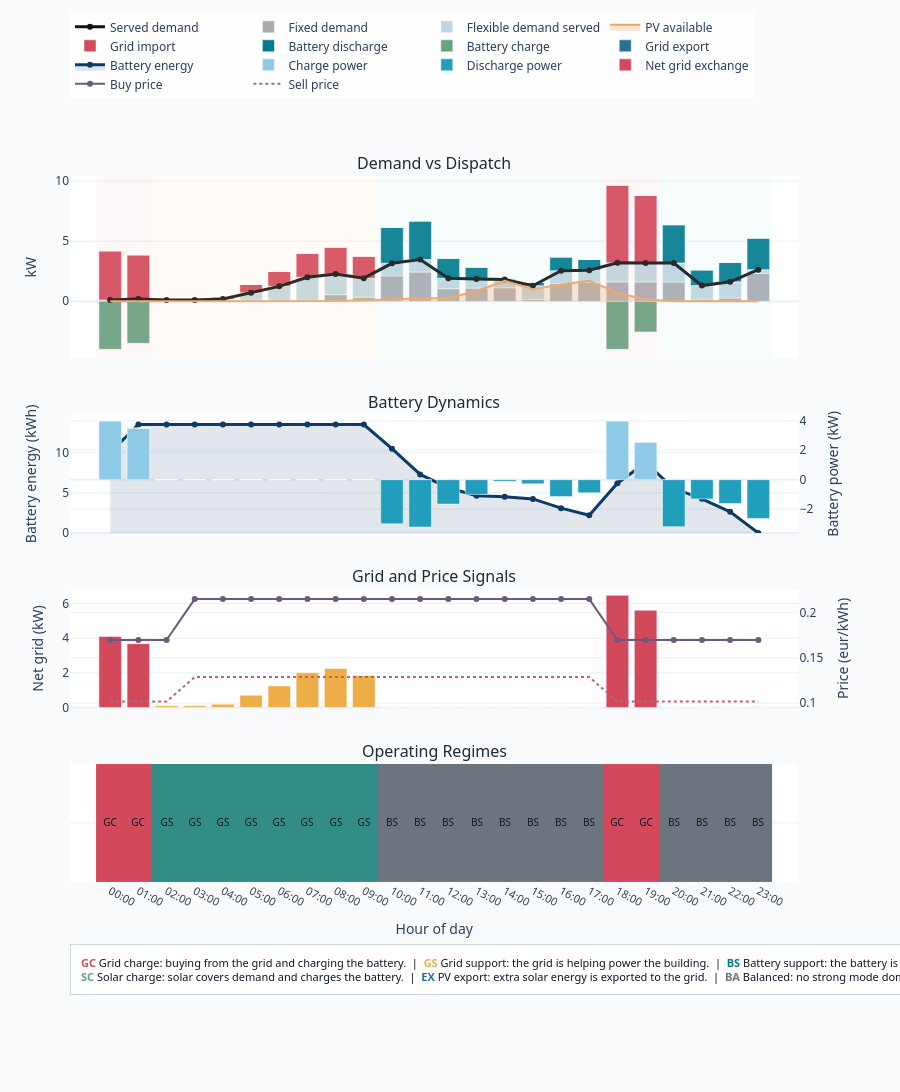

The notebook cell this image was saved under:
### Code cell
fig = create_dispatch_dashboard(
    viz_df,
    # title=f"Smart Building Dispatch Dashboard | {run_date.isoformat()}",
)
fig.show()

### Figure 1 — Plotly figure (JSON) as saved in the notebook; plotly's stock layout.template omitted (floating-point values rounded to 4 significant figures)
{"data": [{"hovertemplate": "Hour %{x}<br>Served demand %{y:.2f} kW<extra></extra>", "line": {"color": "#111111", "width": 3}, "mode": "lines+markers", "name": "Served demand", "type": "scatter", "x": [0, 1, 2, 3, 4, 5, 6, 7, 8, 9, 10, 11, 12, 13, 14, 15, 16, 17, 18, 19, 20, 21, 22, 23], "xaxis": "x", "y": [0.103, 0.186, 0.103, 0.103, 0.187, 0.703, 1.243, 2.004, 2.272, 1.923, 3.163, 3.477, 1.926, 1.848, 1.809, 1.29, 2.546, 2.591, 3.2, 3.198, 3.19, 1.309, 1.619, 2.633], "yaxis": "y"}, {"hovertemplate": "Hour %{x}<br>Fixed demand %{y:.2f} kW<extra></extra>", "marker": {"color": "#7c7f85"}, "name": "Fixed demand", "opacity": 0.65, "type": "bar", "x": [0, 1, 2, 3, 4, 5, 6, 7, 8, 9, 10, 11, 12, 13, 14, 15, 16, 17, 18, 19, 20, 21, 22, 23], "xaxis": "x", "y": [0.1, 0.1, 0.1, 0.1, 0.1, 0.1, 0.1, 0.1, 0.552, 0.341, 2.115, 2.435, 1.049, 1.098, 1.123, 0.146, 1.499, 1.567, 1.616, 1.614, 1.606, 0.173, 0.271, 2.331], "yaxis": "y"}, {"hovertemplate": "Hour %{x}<br>Flexible served %{y:.2f} kW<extra></extra>", "marker": {"color": "#c0d6df"}, "name": "Flexible demand served", "type": "bar", "x": [0, 1, 2, 3, 4, 5, 6, 7, 8, 9, 10, 11, 12, 13, 14, 15, 16, 17, 18, 19, 20, 21, 22, 23], "xaxis": "x", "y": [0.003, 0.086, 0.003, 0.003, 0.087, 0.603, 1.143, 1.904, 1.72, 1.582, 1.048, 1.042, 0.877, 0.75, 0.686, 1.144, 1.047, 1.024, 1.584, 1.584, 1.584, 1.136, 1.348, 0.302], "yaxis": "y"}, {"fill": "tozeroy", "fillcolor": "rgba(244, 162, 97, 0.28)", "hovertemplate": "Hour %{x}<br>PV %{y:.2f} kW<extra></extra>", "line": {"color": "#f4a261", "width": 2}, "mode": "lines", "name": "PV available", "type": "scatter", "x": [0, 1, 2, 3, 4, 5, 6, 7, 8, 9, 10, 11, 12, 13, 14, 15, 16, 17, 18, 19, 20, 21, 22, 23], "xaxis": "x", "y": [0, 0, 0, 0, 0, 0, 0, 0, 0.019, 0.075, 0.165, 0.261, 0.271, 0.851, 1.698, 1.008, 1.397, 1.697, 0.726, 0.139, 0, 0, 0, 0], "yaxis": "y"}, {"hovertemplate": "Hour %{x}<br>Grid import %{y:.2f} kW<extra></extra>", "marker": {"color": "#d1495b"}, "name": "Grid import", "type": "bar", "x": [0, 1, 2, 3, 4, 5, 6, 7, 8, 9, 10, 11, 12, 13, 14, 15, 16, 17, 18, 19, 20, 21, 22, 23], "xaxis": "x", "y": [4.103, 3.686, 0.103, 0.103, 0.187, 0.703, 1.243, 2.004, 2.253, 1.848, 0, 0, 0, 0, 0, 0, 0, 0, 6.474, 5.612, 0, 0, 0, 0], "yaxis": "y"}, {"hovertemplate": "Hour %{x}<br>Battery discharge %{y:.2f} kW<extra></extra>", "marker": {"color": "#00798c"}, "name": "Battery discharge", "type": "bar", "x": [0, 1, 2, 3, 4, 5, 6, 7, 8, 9, 10, 11, 12, 13, 14, 15, 16, 17, 18, 19, 20, 21, 22, 23], "xaxis": "x", "y": [0, 0, 0, 0, 0, 0, 0, 0, 0, 0, 2.998, 3.216, 1.655, 0.997, 0.111, 0.282, 1.149, 0.894, 0, 0, 3.19, 1.309, 1.619, 2.633], "yaxis": "y"}, {"customdata": [4, 3.5, 0, 0, 0, 0, 0, 0, 0, 0, 0, 0, 0, 0, 0, 0, 0, 0, 4, 2.553, 0, 0, 0, 0], "hovertemplate": "Hour %{x}<br>Battery charge %{customdata:.2f} kW<extra></extra>", "marker": {"color": "#66a182"}, "name": "Battery charge", "type": "bar", "x": [0, 1, 2, 3, 4, 5, 6, 7, 8, 9, 10, 11, 12, 13, 14, 15, 16, 17, 18, 19, 20, 21, 22, 23], "xaxis": "x", "y": [-4, -3.5, 0, 0, 0, 0, 0, 0, 0, 0, 0, 0, 0, 0, 0, 0, 0, 0, -4, -2.553, 0, 0, 0, 0], "yaxis": "y"}, {"customdata": [0, 0, 0, 0, 0, 0, 0, 0, 0, 0, 0, 0, 0, 0, 0, 0, 0, 0, 0, 0, 0, 0, 0, 0], "hovertemplate": "Hour %{x}<br>Grid export %{customdata:.2f} kW<extra></extra>", "marker": {"color": "#2a6f97"}, "name": "Grid export", "type": "bar", "x": [0, 1, 2, 3, 4, 5, 6, 7, 8, 9, 10, 11, 12, 13, 14, 15, 16, 17, 18, 19, 20, 21, 22, 23], "xaxis": "x", "y": [0, 0, 0, 0, 0, 0, 0, 0, 0, 0, 0, 0, 0, 0, 0, 0, 0, 0, 0, 0, 0, 0, 0, 0], "yaxis": "y"}, {"fill": "tozeroy", "fillcolor": "rgba(13, 59, 102, 0.12)", "hovertemplate": "Hour %{x}<br>Battery %{y:.2f} kWh<extra></extra>", "line": {"color": "#0d3b66", "width": 3}, "mode": "lines+markers", "name": "Battery energy", "type": "scatter", "x": [0, 1, 2, 3, 4, 5, 6, 7, 8, 9, 10, 11, 12, 13, 14, 15, 16, 17, 18, 19, 20, 21, 22, 23], "xaxis": "x2", "y": [10, 13.5, 13.5, 13.5, 13.5, 13.5, 13.5, 13.5, 13.5, 13.5, 10.5, 7.286, 5.631, 4.634, 4.523, 4.241, 3.092, 2.198, 6.198, 8.751, 5.561, 4.252, 2.633, 0], "yaxis": "y2"}, {"hovertemplate": "Hour %{x}<br>Charge %{y:.2f} kW<extra></extra>", "marker": {"color": "#8ecae6"}, "name": "Charge power", "type": "bar", "x": [0, 1, 2, 3, 4, 5, 6, 7, 8, 9, 10, 11, 12, 13, 14, 15, 16, 17, 18, 19, 20, 21, 22, 23], "xaxis": "x2", "y": [4, 3.5, 0, 0, 0, 0, 0, 0, 0, 0, 0, 0, 0, 0, 0, 0, 0, 0, 4, 2.553, 0, 0, 0, 0], "yaxis": "y3"}, {"customdata": [0, 0, 0, 0, 0, 0, 0, 0, 0, 0, 2.998, 3.216, 1.655, 0.997, 0.111, 0.282, 1.149, 0.894, 0, 0, 3.19, 1.309, 1.619, 2.633], "hovertemplate": "Hour %{x}<br>Discharge %{customdata:.2f} kW<extra></extra>", "marker": {"color": "#219ebc"}, "name": "Discharge power", "type": "bar", "x": [0, 1, 2, 3, 4, 5, 6, 7, 8, 9, 10, 11, 12, 13, 14, 15, 16, 17, 18, 19, 20, 21, 22, 23], "xaxis": "x2", "y": [0, 0, 0, 0, 0, 0, 0, 0, 0, 0, -2.998, -3.216, -1.655, -0.997, -0.111, -0.282, -1.149, -0.894, 0, 0, -3.19, -1.309, -1.619, -2.633], "yaxis": "y3"}, {"customdata": ["Grid charge", "Grid charge", "Grid support", "Grid support", "Grid support", "Grid support", "Grid support", "Grid support", "Grid support", "Grid support", "Battery support", "Battery support", "Battery support", "Battery support", "Battery support", "Battery support", "Battery support", "Battery support", "Grid charge", "Grid charge", "Battery support", "Battery support", "Battery support", "Battery support"], "hovertemplate": "Hour %{x}<br>Net grid %{y:.2f} kW<br>Regime %{customdata}<extra></extra>", "marker": {"color": ["#d1495b", "#d1495b", "#edae49", "#edae49", "#edae49", "#edae49", "#edae49", "#edae49", "#edae49", "#edae49", "#00798c", "#00798c", "#00798c", "#00798c", "#00798c", "#00798c", "#00798c", "#00798c", "#d1495b", "#d1495b", "#00798c", "#00798c", "#00798c", "#00798c"]}, "name": "Net grid exchange", "type": "bar", "x": [0, 1, 2, 3, 4, 5, 6, 7, 8, 9, 10, 11, 12, 13, 14, 15, 16, 17, 18, 19, 20, 21, 22, 23], "xaxis": "x3", "y": [4.103, 3.686, 0.103, 0.103, 0.187, 0.703, 1.243, 2.004, 2.253, 1.848, 0, 0, 0, 0, 0, 0, 0, 0, 6.474, 5.612, 0, 0, 0, 0], "yaxis": "y4"}, {"hovertemplate": "Hour %{x}<br>Buy price %{y:.3f} eur/kWh<extra></extra>", "line": {"color": "#6d597a", "width": 2}, "mode": "lines+markers", "name": "Buy price", "type": "scatter", "x": [0, 1, 2, 3, 4, 5, 6, 7, 8, 9, 10, 11, 12, 13, 14, 15, 16, 17, 18, 19, 20, 21, 22, 23], "xaxis": "x3", "y": [0.1696, 0.1696, 0.1696, 0.2146, 0.2146, 0.2146, 0.2146, 0.2146, 0.2146, 0.2146, 0.2146, 0.2146, 0.2146, 0.2146, 0.2146, 0.2146, 0.2146, 0.2146, 0.1696, 0.1696, 0.1696, 0.1696, 0.1696, 0.1696], "yaxis": "y5"}, {"hovertemplate": "Hour %{x}<br>Sell price %{y:.3f} eur/kWh<extra></extra>", "line": {"color": "#b56576", "dash": "dot", "width": 2}, "mode": "lines", "name": "Sell price", "type": "scatter", "x": [0, 1, 2, 3, 4, 5, 6, 7, 8, 9, 10, 11, 12, 13, 14, 15, 16, 17, 18, 19, 20, 21, 22, 23], "xaxis": "x3", "y": [0.1018, 0.1018, 0.1018, 0.1288, 0.1288, 0.1288, 0.1288, 0.1288, 0.1288, 0.1288, 0.1288, 0.1288, 0.1288, 0.1288, 0.1288, 0.1288, 0.1288, 0.1288, 0.1018, 0.1018, 0.1018, 0.1018, 0.1018, 0.1018], "yaxis": "y5"}, {"colorscale": [[0, "#d1495b"], [0.2, "#edae49"], [0.4, "#00798c"], [0.6, "#66a182"], [0.8, "#2a6f97"], [1, "#6c757d"]], "customdata": [["Grid charge", "Grid charge", "Grid support", "Grid support", "Grid support", "Grid support", "Grid support", "Grid support", "Grid support", "Grid support", "Battery support", "Battery support", "Battery support", "Battery support", "Battery support", "Battery support", "Battery support", "Battery support", "Grid charge", "Grid charge", "Battery support", "Battery support", "Battery support", "Battery support"]], "hovertemplate": "Hour %{x}<br>Mode %{customdata}<br>Meaning: %{meta}<extra></extra>", "meta": [["Buying from the grid and storing part of it in the battery.", "Buying from the grid and storing part of it in the battery.", "Using the grid to help cover building demand.", "Using the grid to help cover building demand.", "Using the grid to help cover building demand.", "Using the grid to help cover building demand.", "Using the grid to help cover building demand.", "Using the grid to help cover building demand.", "Using the grid to help cover building demand.", "Using the grid to help cover building demand.", "Using the battery to help cover building demand.", "Using the battery to help cover building demand.", "Using the battery to help cover building demand.", "Using the battery to help cover building demand.", "Using the battery to help cover building demand.", "Using the battery to help cover building demand.", "Using the battery to help cover building demand.", "Using the battery to help cover building demand.", "Buying from the grid and storing part of it in the battery.", "Buying from the grid and storing part of it in the battery.", "Using the battery to help cover building demand.", "Using the battery to help cover building demand.", "Using the battery to help cover building demand.", "Using the battery to help cover building demand."]], "showscale": false, "text": [["GC", "GC", "GS", "GS", "GS", "GS", "GS", "GS", "GS", "GS", "BS", "BS", "BS", "BS", "BS", "BS", "BS", "BS", "GC", "GC", "BS", "BS", "BS", "BS"]], "textfont": {"color": "#0f172a", "size": 10}, "texttemplate": "%{text}", "type": "heatmap", "x": [0, 1, 2, 3, 4, 5, 6, 7, 8, 9, 10, 11, 12, 13, 14, 15, 16, 17, 18, 19, 20, 21, 22, 23], "xaxis": "x4", "y": ["Regime"], "yaxis": "y6", "z": [[0, 0, 1, 1, 1, 1, 1, 1, 1, 1, 2, 2, 2, 2, 2, 2, 2, 2, 0, 0, 2, 2, 2, 2]]}], "layout": {"annotations": [{"font": {"color": "#1f2937", "size": 16}, "showarrow": false, "text": "Demand vs Dispatch", "x": 0.47, "xanchor": "center", "xref": "paper", "y": 1, "yanchor": "bottom", "yref": "paper"}, {"font": {"color": "#1f2937", "size": 16}, "showarrow": false, "text": "Battery Dynamics", "x": 0.47, "xanchor": "center", "xref": "paper", "y": 0.6616, "yanchor": "bottom", "yref": "paper"}, {"font": {"color": "#1f2937", "size": 16}, "showarrow": false, "text": "Grid and Price Signals", "x": 0.47, "xanchor": "center", "xref": "paper", "y": 0.4144, "yanchor": "bottom", "yref": "paper"}, {"font": {"color": "#1f2937", "size": 16}, "showarrow": false, "text": "Operating Regimes", "x": 0.47, "xanchor": "center", "xref": "paper", "y": 0.1672, "yanchor": "bottom", "yref": "paper"}, {"align": "left", "bgcolor": "rgba(255,255,255,0.98)", "bordercolor": "rgba(203,213,225,0.95)", "borderpad": 10, "borderwidth": 1, "font": {"color": "#0f172a", "size": 11}, "showarrow": false, "text": "<span style='color:#d1495b'><b>GC</b></span> Grid charge: buying from the grid and charging the battery.  |  <span style='color:#edae49'><b>GS</b></span> Grid support: the grid is helping power the building.  |  <span style='color:#00798c'><b>BS</b></span> Battery support: the battery is supplying part of the demand.<br><span style='color:#66a182'><b>SC</b></span> Solar charge: solar covers demand and charges the battery.  |  <span style='color:#2a6f97'><b>EX</b></span> PV export: extra solar energy is exported to the grid.  |  <span style='color:#6c757d'><b>BA</b></span> Balanced: no strong mode dominates in that hour.", "x": 0, "xref": "paper", "y": -0.16, "yref": "paper"}], "barmode": "relative", "font": {"family": "Segoe UI, Arial, sans-serif", "size": 12}, "height": 1220, "hovermode": "x unified", "legend": {"bgcolor": "rgba(255,255,255,0.85)", "orientation": "h", "x": 0, "xanchor": "left", "y": 1.11, "yanchor": "bottom"}, "margin": {"b": 210, "l": 70, "r": 55, "t": 145}, "paper_bgcolor": "#f8fafc", "plot_bgcolor": "#ffffff", "shapes": [{"fillcolor": "#f6c4cb", "line": {"width": 0}, "opacity": 0.12, "type": "rect", "x0": -0.5, "x1": 0.5, "xref": "x", "y0": 0, "y1": 1, "yref": "y domain"}, {"fillcolor": "#f6c4cb", "line": {"width": 0}, "opacity": 0.12, "type": "rect", "x0": 0.5, "x1": 1.5, "xref": "x", "y0": 0, "y1": 1, "yref": "y domain"}, {"fillcolor": "#fde7bd", "line": {"width": 0}, "opacity": 0.12, "type": "rect", "x0": 1.5, "x1": 2.5, "xref": "x", "y0": 0, "y1": 1, "yref": "y domain"}, {"fillcolor": "#fde7bd", "line": {"width": 0}, "opacity": 0.12, "type": "rect", "x0": 2.5, "x1": 3.5, "xref": "x", "y0": 0, "y1": 1, "yref": "y domain"}, {"fillcolor": "#fde7bd", "line": {"width": 0}, "opacity": 0.12, "type": "rect", "x0": 3.5, "x1": 4.5, "xref": "x", "y0": 0, "y1": 1, "yref": "y domain"}, {"fillcolor": "#fde7bd", "line": {"width": 0}, "opacity": 0.12, "type": "rect", "x0": 4.5, "x1": 5.5, "xref": "x", "y0": 0, "y1": 1, "yref": "y domain"}, {"fillcolor": "#fde7bd", "line": {"width": 0}, "opacity": 0.12, "type": "rect", "x0": 5.5, "x1": 6.5, "xref": "x", "y0": 0, "y1": 1, "yref": "y domain"}, {"fillcolor": "#fde7bd", "line": {"width": 0}, "opacity": 0.12, "type": "rect", "x0": 6.5, "x1": 7.5, "xref": "x", "y0": 0, "y1": 1, "yref": "y domain"}, {"fillcolor": "#fde7bd", "line": {"width": 0}, "opacity": 0.12, "type": "rect", "x0": 7.5, "x1": 8.5, "xref": "x", "y0": 0, "y1": 1, "yref": "y domain"}, {"fillcolor": "#fde7bd", "line": {"width": 0}, "opacity": 0.12, "type": "rect", "x0": 8.5, "x1": 9.5, "xref": "x", "y0": 0, "y1": 1, "yref": "y domain"}, {"fillcolor": "#b9e6eb", "line": {"width": 0}, "opacity": 0.12, "type": "rect", "x0": 9.5, "x1": 10.5, "xref": "x", "y0": 0, "y1": 1, "yref": "y domain"}, {"fillcolor": "#b9e6eb", "line": {"width": 0}, "opacity": 0.12, "type": "rect", "x0": 10.5, "x1": 11.5, "xref": "x", "y0": 0, "y1": 1, "yref": "y domain"}, {"fillcolor": "#b9e6eb", "line": {"width": 0}, "opacity": 0.12, "type": "rect", "x0": 11.5, "x1": 12.5, "xref": "x", "y0": 0, "y1": 1, "yref": "y domain"}, {"fillcolor": "#b9e6eb", "line": {"width": 0}, "opacity": 0.12, "type": "rect", "x0": 12.5, "x1": 13.5, "xref": "x", "y0": 0, "y1": 1, "yref": "y domain"}, {"fillcolor": "#b9e6eb", "line": {"width": 0}, "opacity": 0.12, "type": "rect", "x0": 13.5, "x1": 14.5, "xref": "x", "y0": 0, "y1": 1, "yref": "y domain"}, {"fillcolor": "#b9e6eb", "line": {"width": 0}, "opacity": 0.12, "type": "rect", "x0": 14.5, "x1": 15.5, "xref": "x", "y0": 0, "y1": 1, "yref": "y domain"}, {"fillcolor": "#b9e6eb", "line": {"width": 0}, "opacity": 0.12, "type": "rect", "x0": 15.5, "x1": 16.5, "xref": "x", "y0": 0, "y1": 1, "yref": "y domain"}, {"fillcolor": "#b9e6eb", "line": {"width": 0}, "opacity": 0.12, "type": "rect", "x0": 16.5, "x1": 17.5, "xref": "x", "y0": 0, "y1": 1, "yref": "y domain"}, {"fillcolor": "#f6c4cb", "line": {"width": 0}, "opacity": 0.12, "type": "rect", "x0": 17.5, "x1": 18.5, "xref": "x", "y0": 0, "y1": 1, "yref": "y domain"}, {"fillcolor": "#f6c4cb", "line": {"width": 0}, "opacity": 0.12, "type": "rect", "x0": 18.5, "x1": 19.5, "xref": "x", "y0": 0, "y1": 1, "yref": "y domain"}, {"fillcolor": "#b9e6eb", "line": {"width": 0}, "opacity": 0.12, "type": "rect", "x0": 19.5, "x1": 20.5, "xref": "x", "y0": 0, "y1": 1, "yref": "y domain"}, {"fillcolor": "#b9e6eb", "line": {"width": 0}, "opacity": 0.12, "type": "rect", "x0": 20.5, "x1": 21.5, "xref": "x", "y0": 0, "y1": 1, "yref": "y domain"}, {"fillcolor": "#b9e6eb", "line": {"width": 0}, "opacity": 0.12, "type": "rect", "x0": 21.5, "x1": 22.5, "xref": "x", "y0": 0, "y1": 1, "yref": "y domain"}, {"fillcolor": "#b9e6eb", "line": {"width": 0}, "opacity": 0.12, "type": "rect", "x0": 22.5, "x1": 23.5, "xref": "x", "y0": 0, "y1": 1, "yref": "y domain"}], "title": {"text": ""}, "xaxis": {"anchor": "y", "domain": [0, 0.94], "matches": "x4", "showticklabels": false}, "xaxis2": {"anchor": "y2", "domain": [0, 0.94], "matches": "x4", "showticklabels": false}, "xaxis3": {"anchor": "y4", "domain": [0, 0.94], "matches": "x4", "showticklabels": false}, "xaxis4": {"anchor": "y6", "automargin": true, "domain": [0, 0.94], "showgrid": false, "tickangle": 28, "tickfont": {"color": "#334155", "size": 11}, "tickmode": "array", "ticktext": ["00:00", "01:00", "02:00", "03:00", "04:00", "05:00", "06:00", "07:00", "08:00", "09:00", "10:00", "11:00", "12:00", "13:00", "14:00", "15:00", "16:00", "17:00", "18:00", "19:00", "20:00", "21:00", "22:00", "23:00"], "tickvals": [0, 1, 2, 3, 4, 5, 6, 7, 8, 9, 10, 11, 12, 13, 14, 15, 16, 17, 18, 19, 20, 21, 22, 23], "title": {"text": "Hour of day"}}, "yaxis": {"anchor": "x", "domain": [0.7416, 1], "title": {"text": "kW"}}, "yaxis2": {"anchor": "x2", "domain": [0.4944, 0.6616], "title": {"text": "Battery energy (kWh)"}}, "yaxis3": {"anchor": "x2", "overlaying": "y2", "side": "right", "title": {"text": "Battery power (kW)"}}, "yaxis4": {"anchor": "x3", "domain": [0.2472, 0.4144], "title": {"text": "Net grid (kW)"}}, "yaxis5": {"anchor": "x3", "overlaying": "y4", "side": "right", "title": {"text": "Price (eur/kWh)"}}, "yaxis6": {"anchor": "x4", "domain": [0, 0.1672], "showticklabels": false}}}
